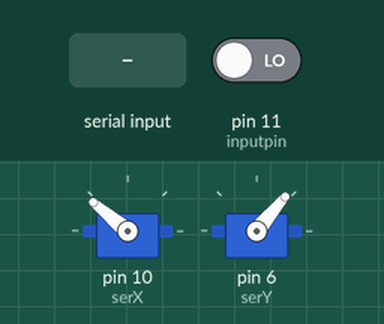
Recording of a sketch running on a simulated Arduino Uno, built with avr-gcc and run on an emulated ATmega328P. Parts: 2 × servo. Inputs (shaded band) come from the test bench; at power-on: pin 11 (inputpin) LOW.

Above: at 1.2 s.
1.3 s: "Y" received over Serial
At 2.0 s:
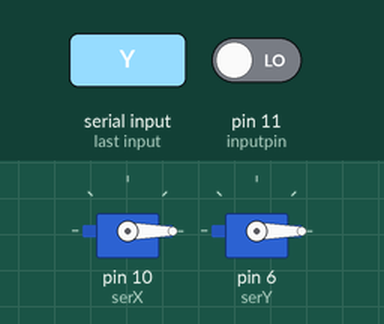
2.8 s: "90,45\n" received over Serial
At 3.4 s:
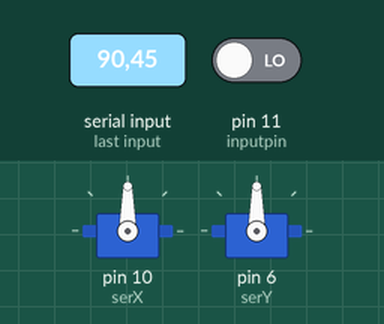
4.3 s: "30,150\n" received over Serial
At 5.5 s:
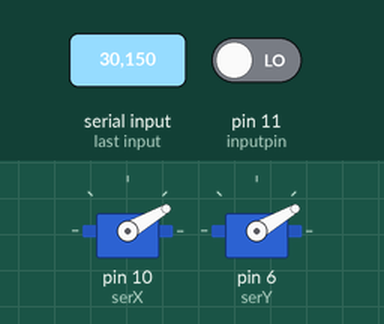
5.8 s: "200\n" received over Serial
At 6.7 s:
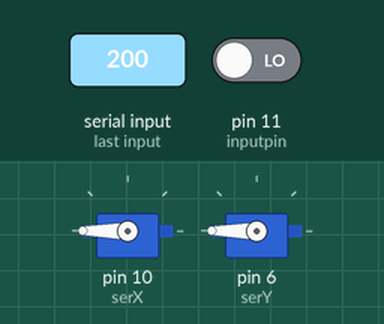
8.8 s: "X" received over Serial
At 10.1 s:
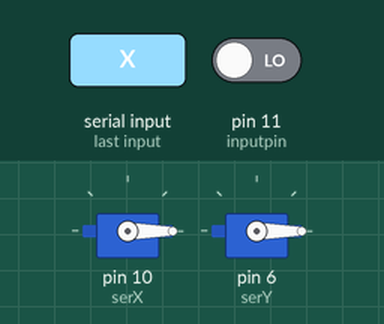
Timing chart, 0 to 11.3 s (numbered marks = the images above; inputs shaded):
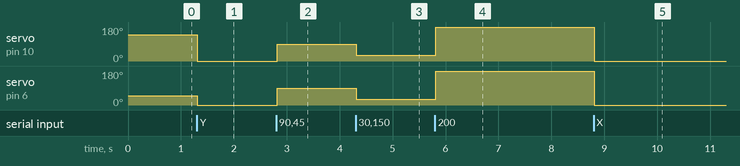

Measured:
- after the input at 1.3 s, servo on pin 10 (serX): 140° → 0° at once; servo on pin 6 (serY): 50° → 0° at once
- after the input at 2.8 s, servo on pin 10 (serX), servo on pin 6 (serY): 0° → 90° at once
- after the input at 4.3 s, servo on pin 10 (serX), servo on pin 6 (serY): 90° → 30° at once
- after the input at 5.8 s, servo on pin 10 (serX), servo on pin 6 (serY): 30° → 180° at once
- after the input at 8.8 s, servo on pin 10 (serX), servo on pin 6 (serY): 180° → 0° at once

The sketch:

Turret_PIR_sensor.ino
```cpp
#include<Servo.h>

int inputpin= 11;
int pirstate = LOW;
int pinvalue= 0;            //setting a pin value
Servo serX;
Servo serY;
String serialData;

void setup() {
  pinMode(inputpin, INPUT);     // declare sensor as input

  serX.attach(10);
  serY.attach(6);
  Serial.begin(9600);
  Serial.setTimeout(10);
  serX.write(140);             //Default position in x axis for servo
  serY.write(50);              //Default position in y axis for servo
}

void loop(){
   pinvalue= digitalRead(inputpin);   // read input value from input pin
   if (pinvalue == HIGH) {            // check if the input is HIGH
    if (pirstate == LOW) {
      // we have just turned on
      Serial.println("1");
      Serial.write(1);
      pirstate = HIGH;
    }
  } else {
    if (pirstate == HIGH){
      // we have just turned off
      Serial.println("0");
      Serial.write(0);
      pirstate = LOW;
    }
  }
}
void serialEvent() {
  serialData = Serial.readString();
  serX.write(parseDataX(serialData));
  serY.write(parseDataY(serialData));
}

int parseDataX(String data){
  data.remove(data.indexOf("Y"));
  data.remove(data.indexOf("X"), 1);
  return data.toInt();
}

int parseDataY(String data){
  data.remove(0,data.indexOf("Y") + 1);
  return data.toInt();
}
```
